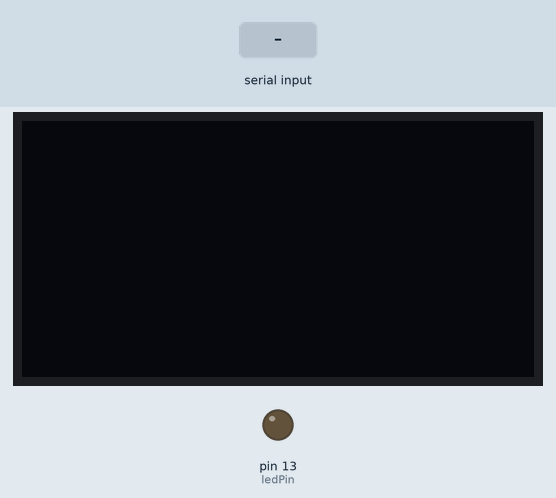
This program was run on a simulated Teensy 4. On the bench: 128×64 one-colour display, output pins drawn as LEDs (lit = HIGH). Inputs (shaded band) come from the test bench. What the program prints to the serial monitor is not drawn.

Above: at 1.4 s.
1.5 s: "connected\n" received over Serial
At 2.2 s:
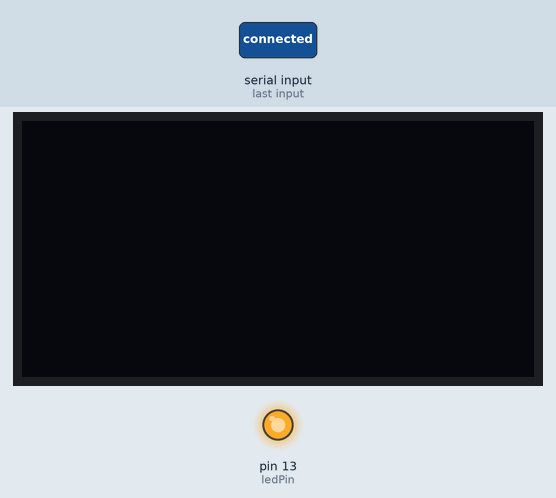
4.5 s: "REQUEST_ALIAS\n" received over Serial
Timing chart, 0 to 7.5 s (numbered marks = the images above; inputs shaded):
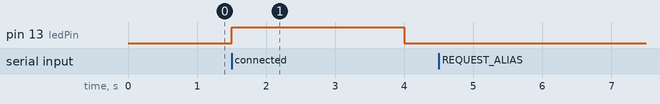

The program:

main.cpp
```cpp
#include <Arduino.h>
#include <oled.h>
#include "LEDController.h"

#include "SerialController.h"
SerialController serialController("Motorsteuerung_B");

const int ledPin = 13; // Built-in LED pin on Teensy

void setup()
{
  // Initialize the serial communication with a baud rate of 115200

  serialController.begin(115200);
  // Set the LED pin as an output
  pinMode(ledPin, OUTPUT);
  setupOled();
}

void loop()
{
  serialController.update();
  if (serialController.isConnected())
  {
    digitalWrite(ledPin, HIGH);
  }
  else
  {
    digitalWrite(ledPin, LOW);
  }
}
// sendOledMessage(data);
```

SerialController.cpp
```cpp
// SerialController.cpp
#include "SerialController.h"

SerialController::SerialController(const String &alias)
    : alias(alias), connectionStatus(false), lastReceivedMessage(0), connectionTimeout(2500)
{
}

void SerialController::begin(uint32_t baudRate)
{
    Serial.begin(baudRate);
}

void SerialController::update()
{
    if (Serial.available() > 0)
    {
        String message = Serial.readStringUntil('\n');
        lastReceivedMessage = millis();
        handleReceivedMessage(message);
    }

    if (isConnected() && millis() - lastReceivedMessage > connectionTimeout)
    {
        connectionStatus = false;
    }
}

bool SerialController::isConnected()
{
    return connectionStatus;
}

void SerialController::handleReceivedMessage(const String &message)
{
    if (message == "REQUEST_ALIAS")
    {
        Serial.println(alias);
    }
    else if (message == "connected")
    {
        connectionStatus = true;
    }
    else if (message.startsWith("ACK:"))
    {
        String senderAlias = message.substring(4);
        if (senderAlias == alias)
        {
            Serial.println("ACK:" + alias);
        }
    }
}
```

SerialController.h
```cpp
// SerialController.h
#ifndef SerialController_h
#define SerialController_h

#include <Arduino.h>

class SerialController
{
private:
    const String alias;
    bool connectionStatus;
    unsigned long lastReceivedMessage;
    const unsigned long connectionTimeout;

    void handleReceivedMessage(const String &message);

public:
    SerialController(const String &alias);
    void begin(uint32_t baudRate);
    void update();
    bool isConnected();
};

#endif
```

_global.h
```cpp
#ifndef MAIN_H
#define MAIN_H

#include <Arduino.h>
#include <Chrono.h>

#endif
```

button.cpp
```cpp
#include <button.h>

const byte buttonPin = 14;

const int debounceValue = 250;            // millis
const int timeButtonMediumPressed = 1750; // millis
const int timeButtonLongPressed = 2500;   // millis

struct Button
{
    const uint8_t PIN;

    // variables to keep track of the timing of recent interrupts
    bool released = false;
    unsigned long buttonTime = 0;
    unsigned long lastButtonTime = 0;
    unsigned long buttonStartTime = 0;
    unsigned long duration;
    bool toogled = false;
    uint32_t counter = 0;
};

Button button1 = {buttonPin};

void setupButton()
{
    pinMode(button1.PIN, INPUT);
    button1.counter = 0;
}

bool watcherButtonPressed()
{
    if (button1.released == true)
    {
        // Serial.printf("Button counter: %u \n", button1.counter);

        button1.released = false;

        // Ausführen:
        // chronoHeaterOszillieren.restart(); // Ozillierintervallzeit resetten

        return true;
    }
    else // keep possible buttonStartTime up to Date
    {
        if (digitalRead(buttonPin) == false) // Button nicht gedrückt
        {
            {
                button1.buttonStartTime = millis();
            }
        }
        return false;
    }
}
```

oled.cpp
```cpp
#include <oled.h>

#define U8LOG_WIDTH 16
#define U8LOG_HEIGHT 8
uint8_t u8log_buffer[U8LOG_WIDTH * U8LOG_HEIGHT];
U8X8LOG u8x8log;

U8G2_SSD1306_128X64_NONAME_1_HW_I2C u8g2(U8G2_R2, /* reset=*/U8X8_PIN_NONE);

Chrono chromoOled;

String oledMessage = "";

void setupOled()
{
    // OLED
    u8g2.begin();
    u8g2.setPowerSave(true);
    delay(100);
    u8g2.setPowerSave(false);
    delay(50);
    u8g2.clear();
    u8g2.setFont(u8g2_font_6x13_tf);
    u8g2.setFont(u8g2_font_8x13_t_symbols);
}

void oledClear()
{
    u8g2.clear();
    u8g2.clearBuffer();
}

void sendOledMessage(String message)
{
    u8g2.clear();
    u8g2.firstPage();
    do
    {
        u8g2.drawStr(0, 10, "Received data:");
        u8g2.drawStr(0, 20, message.c_str());

    } while (u8g2.nextPage());
}
```

oled.h
```cpp
// OLED Display
#ifndef OLED_H
#define OLED_H

#include <_global.h>
#include <U8g2lib.h>

extern U8G2_SSD1306_128X64_NONAME_1_HW_I2C u8g2;
extern String oledMessage;

void setupOled();
void oledClear();
void sendOledMessage(String message);

#endif
```

Measured:
- after the input at 1.5 s, pin 13 (ledPin): LOW → HIGH at once, → LOW 2.5 s later
- after the input at 4.5 s, every drawn part: stays the same
